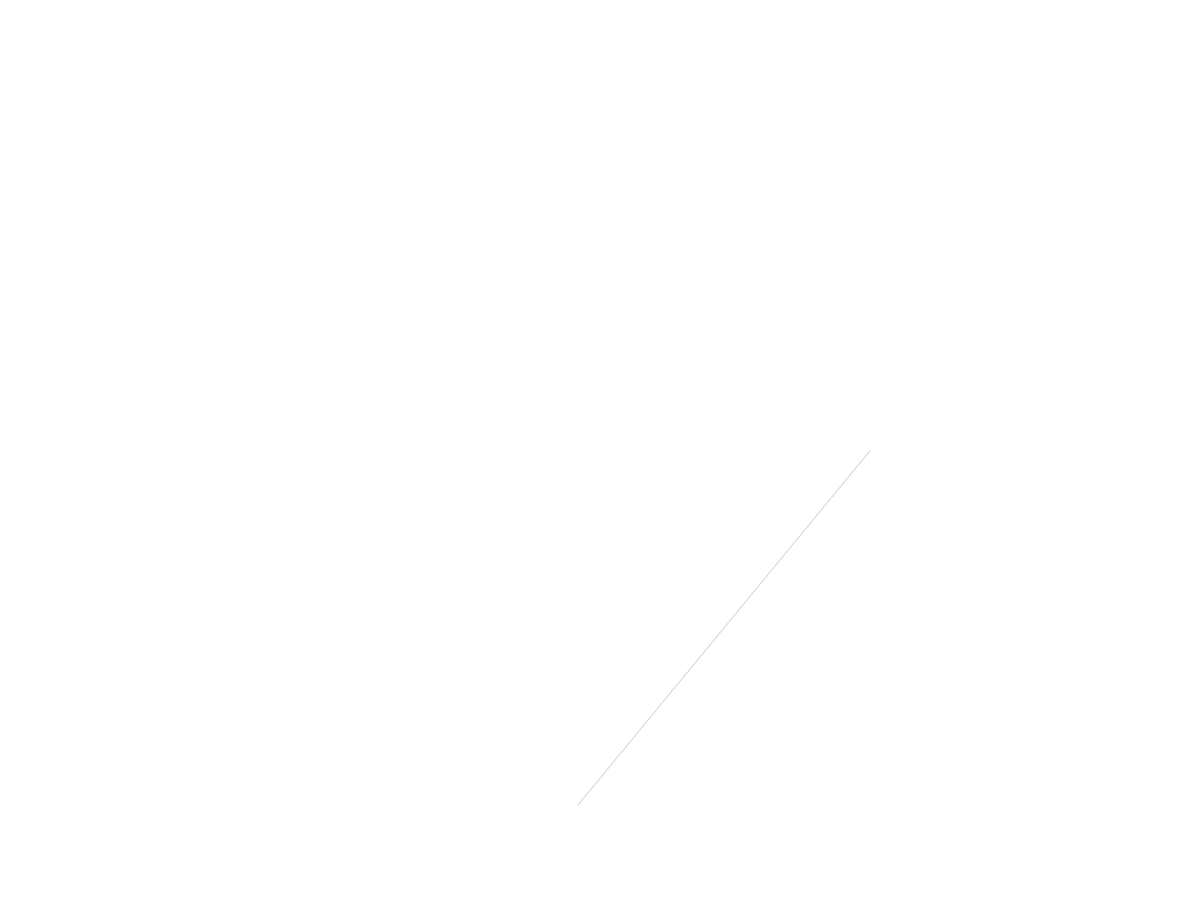
Frame 1 (no input)
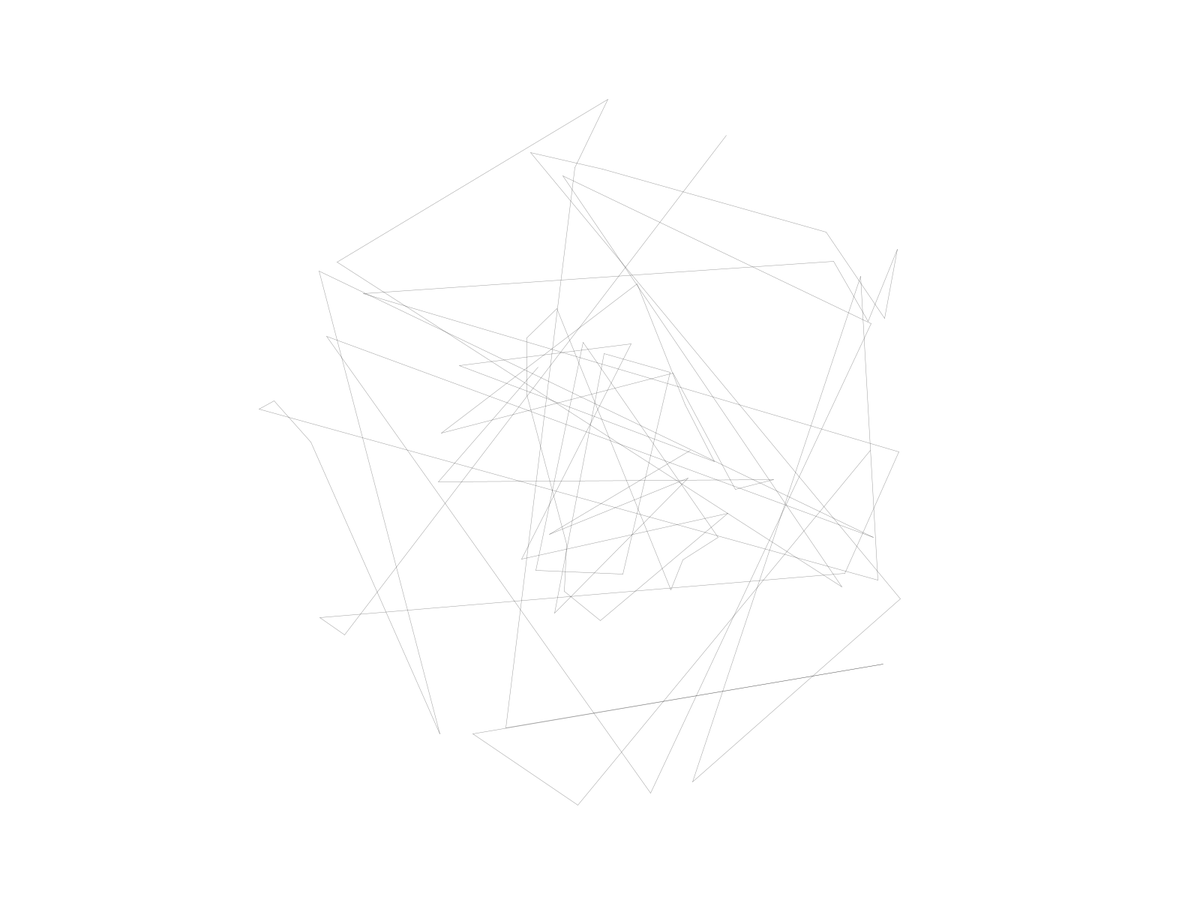
Frame 60 (the mouse pressed at the canvas centre just before this capture)
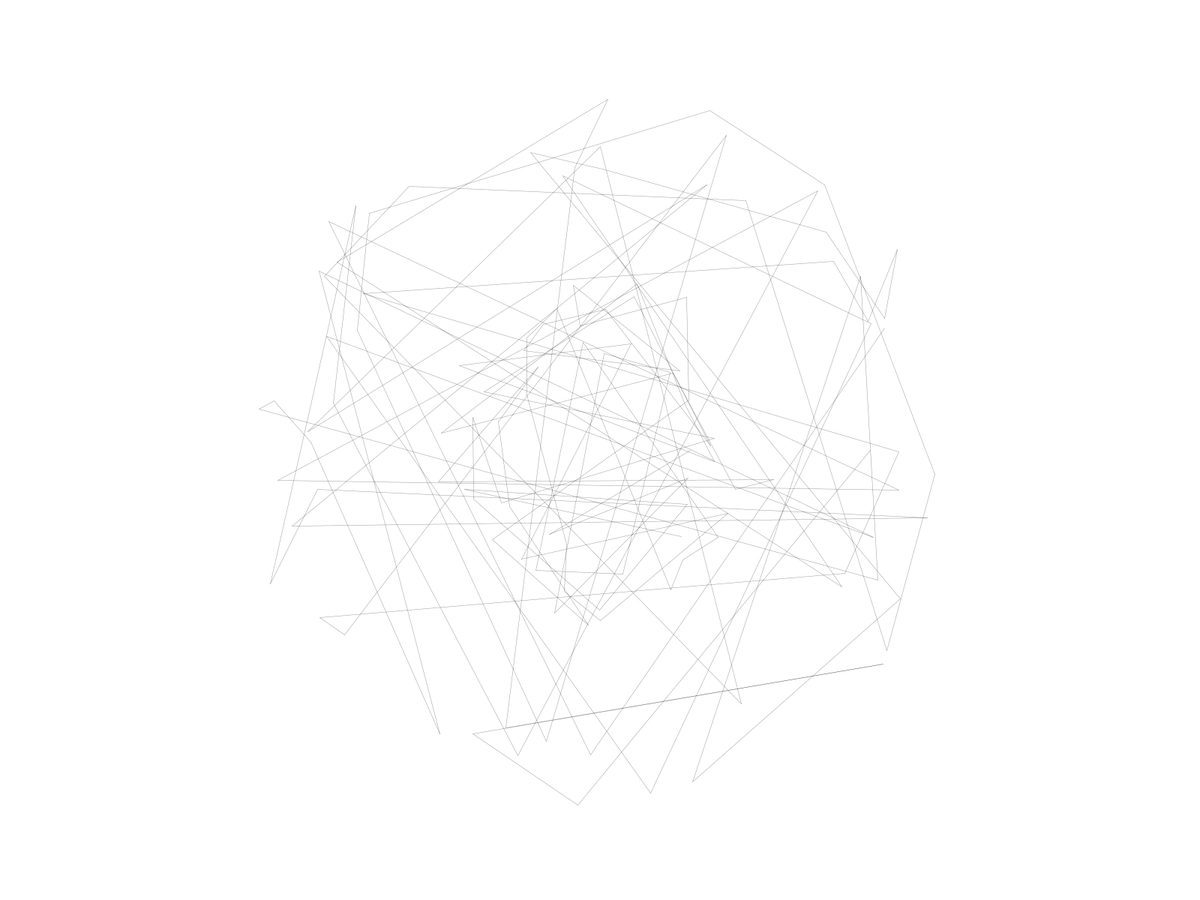
Frame 120 (the mouse held since frame 60 and released just before this capture)

The Processing sketch that drew these frames (run headless with seeded random() and noise(); from frame 60 on, the mouse is pressed at the canvas centre):

// Processing sketch: random
// ── random.pde
void settings() {
  fullScreen();
  // size(800, 800);
}

PGraphics pg;
ArrayList<Ball> balls;
float angle = 0;
float destAngle = 0;
int count = 0;

void setup() {
  pg = createGraphics(width, height);
  balls = new ArrayList<Ball>();
  balls.add(new Ball(
    pg,
    width * 0.5,
    height * 0.5,
    height * 0.3,
    height * 0.1
  ));
  balls.add(new Ball(
    pg,
    width * 0.55,
    height * 0.45,
    height * 0.1,
    height * 0.1
  ));
}

void draw() {
  surface.setTitle(nf(frameRate, 2, 1));
  background(255);
  pg.beginDraw();
  for (int i = 0; i < balls.size(); i++) {
    balls.get(i).draw();
  }
  pg.endDraw();
  // tint(255, 100);
  updateAngle();

  pushMatrix();
  translate(width * 0.5, height * 0.5);
  rotate(angle);
  imageMode(CENTER);
  // scale((1 + 0.05 * sin(count * 0.05)));
  image(pg, 0, 0);
  popMatrix();

  count++;
}

void updateAngle() {
  if (abs(destAngle - angle) > 1) {
    destAngle = map(mouseX, 0, width, 0, 2 * PI);
    angle += (destAngle - angle) * 0.05;
  }
}

// ── Ball.pde
class Ball {
  PGraphics pg;
  float xpos;
  float ypos;
  float radius;
  float dist;
  float theta;
  float x;
  float y;

  Ball(PGraphics _p, float _x, float _y) {
    init(_p, _x, _y, _p.width * 0.3, _p.width * 0.15);
  }
  Ball(PGraphics _p, float _x, float _y, float _r, float _d) {
    init(_p, _x, _y, _r, _d);
  }
  void init(PGraphics _p, float _x, float _y, float _r, float _d) {
    pg = _p;
    xpos = _x;
    ypos = _y;
    radius = _r;
    dist = _d;
    x = pg.width * 0.5 + radius;
    y = pg.height * 0.5;
  }

  void draw() {
    update();
    if (random(1) > 0.5) {
      render();
    }
  }
  void update() {

  }
  void render() {
    // if (random(1) > 0.2) {
    //   pg.stroke(255, 100);
    // } else {
    //   pg.stroke(0, 100);
    // }
    pg.stroke(0, 100);
    pg.strokeWeight(0.5);
    theta = random(0, 2 * PI);
    float d = dist * random(1);
    float nx = width * 0.5 + (radius + d) * cos(theta);
    float ny = height * 0.5 + (radius + d) * sin(theta);
    pg.line(x, y, nx, ny);
    x = nx;
    y = ny;
  }

}
